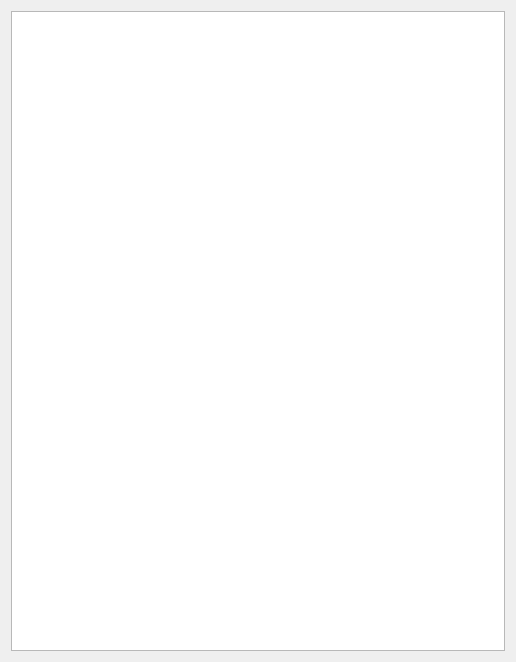
<?xml version="1.0" encoding="UTF-8"?>
<ui version="4.0">
 <class>StatusClone</class>
 <widget class="QWidget" name="StatusClone">
  <property name="geometry">
   <rect>
    <x>0</x>
    <y>0</y>
    <width>516</width>
    <height>662</height>
   </rect>
  </property>
  <property name="windowTitle">
   <string>Form</string>
  </property>
  <layout class="QHBoxLayout" name="horizontalLayout">
   <item>
    <widget class="QListWidget" name="listWidget"/>
   </item>
  </layout>
 </widget>
 <resources/>
 <connections/>
</ui>
